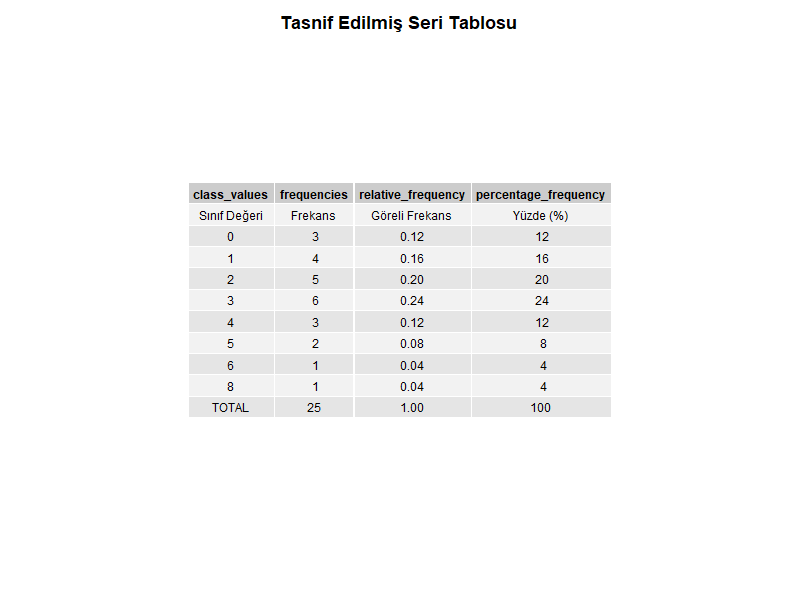

Write the R code that produced this figure.
# Sınıf değerleri (class values)
class_values <- c(0,1,2,3,4,5,6,8)

# Frekanslar (frequencies)
frequencies <- c(3,4,5,6,3,2,1,1)

# Toplam gözlem sayısı (total number of observations)
total_observations <- sum(frequencies)

# Göreli frekans (relative frequency)
relative_frequency <- frequencies / total_observations

# Yüzde frekans (percentage frequency)
percentage_frequency <- relative_frequency * 100

# Tasnif edilmiş seri tablosu (classified series table)
classified_table <- data.frame(
  class_values,           # Sınıf değerleri
  frequencies,            # Frekanslar
  relative_frequency,     # Göreli frekans
  percentage_frequency    # Yüzde frekans
)

# Toplam satırını ekle (add totals row)
total_row <- data.frame(
  class_values = "TOTAL",                      # Toplam etiketi
  frequencies = sum(frequencies),              # Frekansların toplamı (N)
  relative_frequency = sum(relative_frequency), # Göreli frekansların toplamı (1.00)
  percentage_frequency = sum(percentage_frequency) # Yüzde toplamı (100%)
)

# Tabloyu toplam satırı ile birleştir
classified_table_with_total <- rbind(classified_table, total_row)

# Not: Göreli frekans = Frekans / Toplam Gözlem Sayısı (N)
# Not: Yüzde frekans = Göreli frekans * 100
cat("\nNot: Toplam gözlem sayısı (N) =", total_observations, "\n")
cat("Göreli frekans = Frekans / N\n")
cat("Yüzde frekans = Göreli frekans × 100\n\n")

# Tabloyu konsolda göster
print(classified_table_with_total)

# Tabloyu görüntüleyici penceresinde göster
View(classified_table_with_total)

# Tabloyu PNG olarak kaydet
png("chapter3/1-seri-ve-frekans/2-tasnif-edilmis-seri.png", width = 800, height = 600)
par(mar = c(1, 1, 3, 1))  # Kenar boşluklarını ayarla
plot.new()  # Yeni bir grafik alanı oluştur
title(main = "Tasnif Edilmiş Seri Tablosu", cex.main = 1.5)  # Başlık ekle

# Tabloyu grafik olarak çiz
# Sütun isimlerini Türkçeye çevir
colnames_tr <- c("Sınıf Değeri", "Frekans", "Göreli Frekans", "Yüzde (%)")

# Tabloyu metin olarak göster
table_text <- rbind(colnames_tr, 
                    as.matrix(classified_table_with_total))

# Tablo çizimi için gridExtra paketi kullan
if (!require(gridExtra)) install.packages("gridExtra")
library(gridExtra)

# Grafik alanını temizle ve tabloyu çiz
grid.table(table_text, rows = NULL)

dev.off()  # PNG cihazını kapat
cat("\nTablo 'chapter3/1-seri-ve-frekans/2-tasnif-edilmis-seri.png' dosyasına kaydedildi.\n")
  